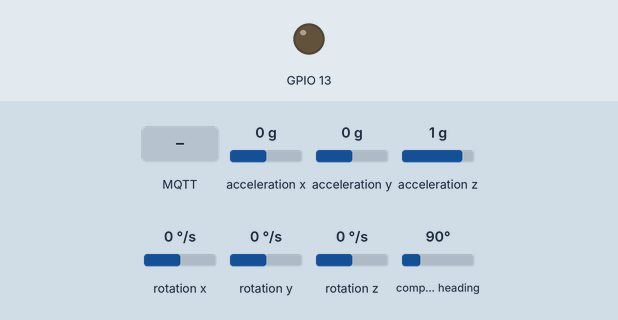
Simulated run of this sketch. Board: ESP8266 (NodeMCU). Shown: output pins drawn as LEDs (lit = HIGH). The inputs (shaded band) are chosen by the test bench; at power-on: acceleration x 0 g, acceleration y 0 g, acceleration z 1 g, rotation x 0 °/s, rotation y 0 °/s, rotation z 0 °/s, compass heading 90°. WiFi joins after 1.5 s; servers stay silent unless stated; no MQTT or app messages arrive unless stated; what the sketch prints to the serial monitor is not drawn.

Above: at 6.7 s.
6.8 s: MQTT message "NETGEAR99" arrives on the first subscribed topic
At 8.0 s:
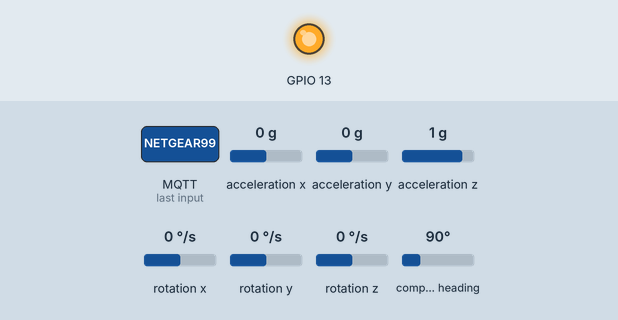
8.3 s: MQTT message "0" arrives on the first subscribed topic
At 9.5 s:
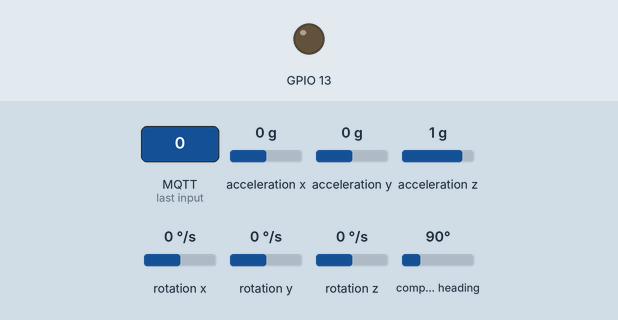
9.8 s: MQTT message "1" arrives on the first subscribed topic
At 10.3 s:
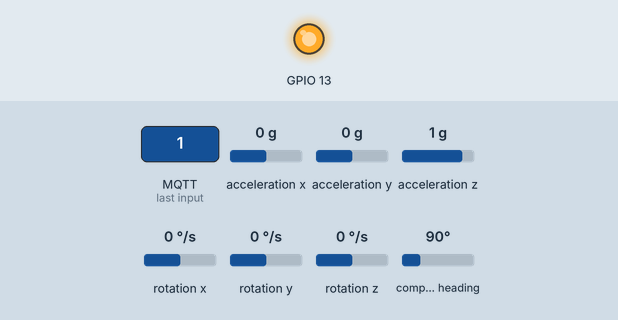
Timing chart, 0 to 12.8 s (numbered marks = the images above; inputs shaded):
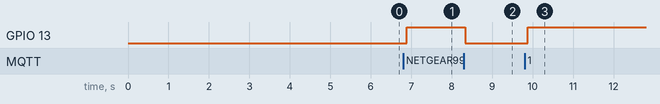

The sketch:

tag_new_code.ino
```cpp
#include <EEPROM.h>
#include <ESP8266WiFi.h>
#include <PubSubClient.h>
#include <Adafruit_Sensor.h>
#include <Adafruit_BNO055.h>
#include <utility/imumaths.h>
#include <QueueArray.h>
#include <Wire.h> //i2c scan


// Connect to the WiFi
//const char* ssid = "NETGEAR99";
const char* ssid = "lemur";
//const char* ssid = "xixiHao";
//const char* password = "19930903";
const char* password = "lemur9473";
//const char* password = "3108807519";
const char* mqtt_server = "192.168.1.40";
const char* userLoc = "userLoc";
const char* locData = "locData";
const char* userName = "raspberrypi";
const char* triggerTopic = "trigger/Richard";
const char* pointTopic = "point/Richard";


HardwareSerial myserial(2);
WiFiClient espClient;
PubSubClient client(espClient);
Adafruit_BNO055 bno = Adafruit_BNO055(55);

typedef struct {
  int32_t x;
  int32_t y;
  int32_t z;
  uint8_t qf;
  double yaw;
  double pitch;
  double roll;
} dwm_pos_t;


void sendData(const char* topic) {
  sensors_event_t event;
  bno.getEvent(&event);
  dwm_pos_t * p_pos = (dwm_pos_t * )malloc(sizeof(dwm_pos_t));
  //Serial1.write(0x02);
  myserial.write(0x02);
  //Serial1.write((byte)0x00);
  myserial.write((byte)0x00);
  delay(5);
  uint8_t data_cnt = 0;
  uint16_t rx_len = 0;
  uint8_t * rx_data = (byte*)malloc(50);
  while (myserial.available()) {
    rx_data[rx_len] =  myserial.read();
    rx_len++;

  }
  if (rx_data[2] == (byte)0x00 && rx_data[4] == (byte)0x0D) {
    data_cnt = 5;
    p_pos->x = rx_data[data_cnt]
               + (rx_data[data_cnt + 1] << 8)
               + (rx_data[data_cnt + 2] << 16)
               + (rx_data[data_cnt + 3] << 24);
    data_cnt += 4;
    p_pos->y = rx_data[data_cnt]
               + (rx_data[data_cnt + 1] << 8)
               + (rx_data[data_cnt + 2] << 16)
               + (rx_data[data_cnt + 3] << 24);
    data_cnt += 4;
    p_pos->z = rx_data[data_cnt]
               + (rx_data[data_cnt + 1] << 8)
               + (rx_data[data_cnt + 2] << 16)
               + (rx_data[data_cnt + 3] << 24);
    data_cnt += 4;
    p_pos->qf = rx_data[data_cnt];
  }
  p_pos->yaw = event.orientation.x;
  p_pos->pitch = event.orientation.y;
  p_pos->roll = event.orientation.z;
  char * locCharData = (char*)malloc(80);
  String mydata1 = "";
  mydata1 += String(p_pos->x);
  mydata1 += " ";
  mydata1 += String(p_pos->y);
  mydata1 += " ";
  mydata1 += String(p_pos->z);
  mydata1 += " ";
  mydata1 += String(p_pos->yaw);
  mydata1 += " ";
  mydata1 += String(p_pos->pitch);
  mydata1 += " ";
  mydata1 += String(p_pos->roll);

  mydata1 += " ";
  mydata1 += userName;
  mydata1 += " ";
  mydata1 += String(p_pos->qf);
  mydata1.toCharArray(locCharData, 80);

  client.publish(topic, locCharData);
  free(rx_data);
  free(locCharData);
//  Serial.println( "detected a pointing!");
  free(p_pos);

}


void callback(char* topic, byte* payload, unsigned int length) {
  if (strcmp(topic, pointTopic) == 0) {
    sendData(locData);
  }
  else if (strcmp(topic, triggerTopic) == 0) {
    for (int i = 0; i < length; i++) {
      char receivedChar = (char)payload[i];
      Serial.println(receivedChar);
      if (receivedChar == '0')
      {
        digitalWrite(13, LOW);

      }
      else {
        digitalWrite(13, HIGH);
      }
    }
  }
}

void setup_wifi() {
  delay(10);
  // We start by connecting to a WiFi network
  Serial.println();
  Serial.print("Connecting to ");
  Serial.println(ssid);

  WiFi.begin(ssid, password);

  while (WiFi.status() != WL_CONNECTED) {
    delay(500);
    Serial.print(".");
  }

  Serial.println("");
  Serial.println("WiFi connected");
  Serial.println("IP address: ");
  Serial.println(WiFi.localIP());
}
void reconnect() {
  // Loop until we're reconnected
  while (!client.connected()) {
    Serial.print("Attempting MQTT connection...");
    // Attempt to connect
    if (client.connect(mqtt_server)) {
      client.subscribe(triggerTopic);
      client.subscribe(pointTopic);
      Serial.println("connected");
    } else {
      Serial.print("failed, rc=");
      Serial.print(client.state());
      Serial.println(" try again in 3 seconds");

      delay(3000);
    }
  }
}

void setup()
{
  Wire.begin(); //i2c scan
  Serial.begin(9600);
  myserial.begin(115200);

  client.setServer(mqtt_server, 1883);
  setup_wifi();
  //setup_wifi();
  client.setCallback(callback);
  delay(3000);
  /*
  if (!bno.begin())
  {
    Serial.print("Ooops, no BNO055 detected ... Check your wiring or I2C ADDR!");
    while (1);
  }*/

  pinMode(13, OUTPUT);
  digitalWrite(13, LOW);
  delay(1000);
  bno.setExtCrystalUse(true);

}

void loop()
{

  if (!client.connected()) {
    reconnect();
  }
  /*
  byte error, address;
  int nDevices;

  Serial.println("Scanning...");

  nDevices = 0;
  for(address = 1; address < 127; address++ )
  {
    // The i2c_scanner uses the return value of
    // the Write.endTransmisstion to see if
    // a device did acknowledge to the address.
    //Wire.beginTransmission(address);
    Wire.requestFrom(address,2);
    //Serial.println(address,HEX);
    //error = Wire.endTransmission(true);

    if (error == 0)
    {
      Serial.print("I2C device found at address 0x");
      if (address<16)
        Serial.print("0");
      Serial.print(address,HEX);
      Serial.println("  !");

      nDevices++;
    }
    else if (error==4)
    {
      Serial.print("Unknown error at address 0x");
      if (address<16)
        Serial.print("0");
      Serial.println(address,HEX);
    }
  }
  if (nDevices == 0){
    Serial.println("No I2C devices found\n");
    Serial.println(error);
  }
  else{
    Serial.println("done\n");
  }
  delay(5000);
  //i2c scanner
  */

  client.loop();


  //client.publish("publishing",charData1);

  imu::Vector<3> acc = bno.getVector(Adafruit_BNO055::VECTOR_LINEARACCEL);
  imu::Vector<3> gyros = bno.getVector(Adafruit_BNO055::VECTOR_GYROSCOPE);
  String myimudata = "";
  char * charData1 = (char*)malloc(50);
  myimudata += String(acc.x());
  myimudata += " ";
  myimudata += String(acc.y());
  myimudata += " ";
  myimudata += String(acc.z());
  myimudata += " ";
  myimudata += String(gyros.x());
  myimudata += " ";
  myimudata += String(gyros.y());
  myimudata += " ";
  myimudata += String(gyros.z());
  myimudata += " ";
  myimudata += userName;
  myimudata.toCharArray(charData1, 50);

  client.publish("data", charData1);
  sendData(userLoc);
  //free(charData1);
  delay(100);
}
```

Measured:
- after the input at 6.8 s, GPIO 13: LOW → HIGH after 0.09 s
- after the input at 8.3 s, GPIO 13: HIGH → LOW at once
- after the input at 9.8 s, GPIO 13: LOW → HIGH after 0.08 s
